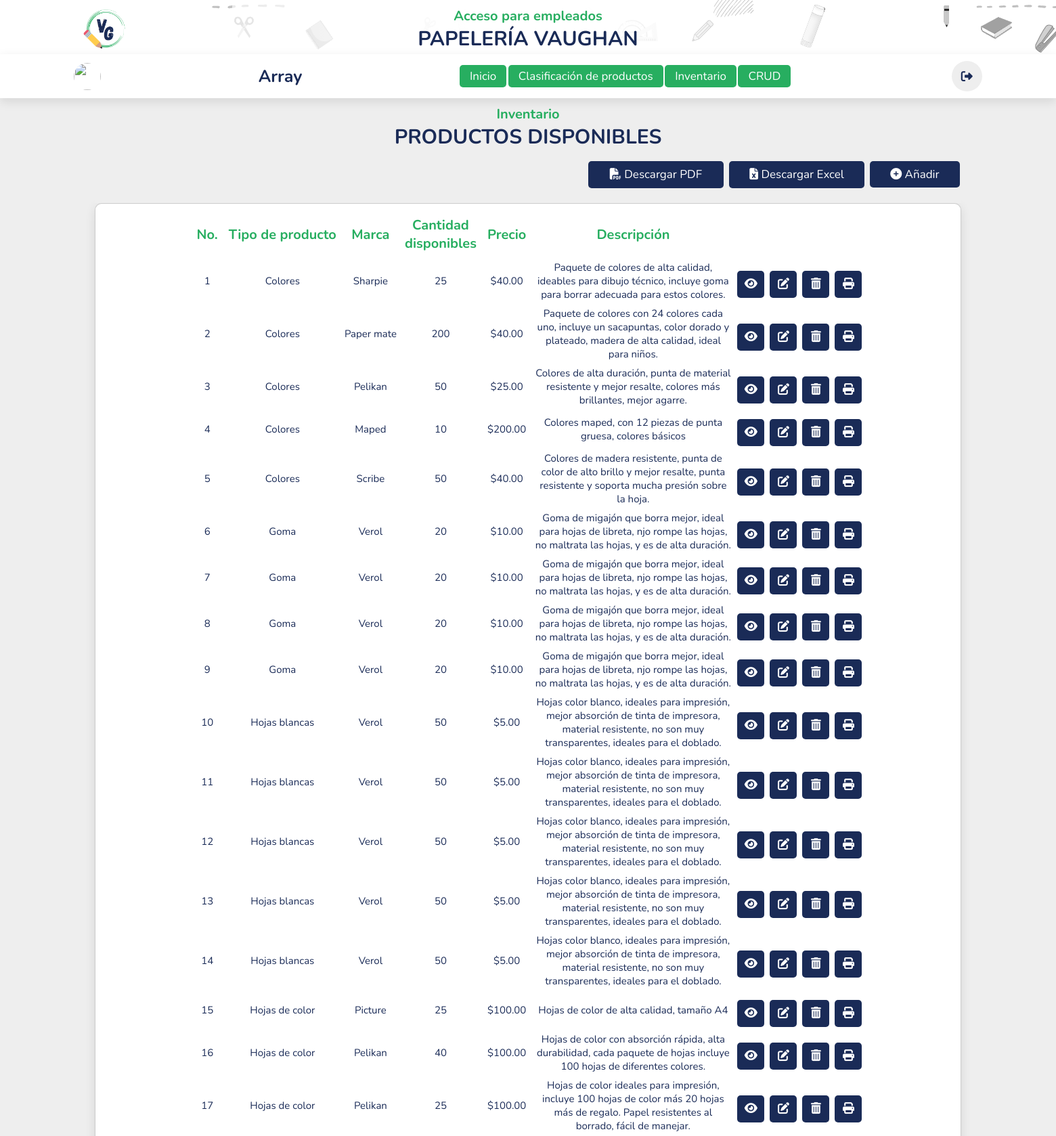
Page /Inventario/Inventario.php (signed in, upper part) on the committed database.
### tables this page shows
CREATE TABLE IF NOT EXISTS `inventarios` (
  `idInventarios` varchar(5) NOT NULL,
  `idProveedores` int NOT NULL,
  `idProductos` int NOT NULL,
  `cantidad` varchar(5) NOT NULL,
  `precio` float NOT NULL,
  `descripción` text NOT NULL,
  PRIMARY KEY (`idInventarios`),
  KEY `idProveedor` (`idProveedores`),
  KEY `idProducto` (`idProductos`)
);

CREATE TABLE IF NOT EXISTS `productos` (
  `idProductos` int NOT NULL,
  `nombreProductos` varchar(20) NOT NULL,
  PRIMARY KEY (`idProductos`)
);

CREATE TABLE IF NOT EXISTS `proveedores` (
  `idProveedores` int NOT NULL AUTO_INCREMENT,
  `nombreProveedores` varchar(25) NOT NULL,
  PRIMARY KEY (`idProveedores`)
);

### Funciones/Funciones.php (called while the page is built, shortened)
<?php
    function consultaCruzadaCRUDInventarios($condicionWHERE, $idInventarios){
        if (!$condicionWHERE){
            $consultaSQL = "SELECT * FROM Inventarios,Productos,Proveedores
                WHERE Inventarios.idProductos=Productos.idProductos
                AND Inventarios.idProveedores=Proveedores.idProveedores ORDER BY nombreProductos";
        }else{
            $consultaSQL = "SELECT * FROM Inventarios,Productos,Proveedores
                WHERE Inventarios.idProductos=Productos.idProductos
                AND Inventarios.idProveedores=Proveedores.idProveedores
                AND idInventarios='$idInventarios'";
        }
        return $consultaSQL;
    }
    function menu(){
        $Menu = include '../Menu/Menu.php';
        return $Menu;
    }
    function banner(){
        $banner = include '../Banner/Banner.php';
        return $banner;
    }
    function piePagina(){
        $piePagina = include '../PiePagina/PiePagina.php';
        return $piePagina;
    }
    function listadoInventario(){
        $condicionWHERE = FALSE;
        $idInventarios = null;
        $conexionBDPapeleria = conexionPrincipal();
        $consultaSQL = consultaCruzadaCRUDInventarios($condicionWHERE,$idInventarios);
        $listadoInventario = mysqli_query($conexionBDPapeleria,$consultaSQL);
        return $listadoInventario;
    }
?>

### Inventario/Inventario.php (the view, shortened to what this page needs)
<!DOCTYPE html>
<html lang="es">
<head>
</head>
<body>
    <?php
        include '../Funciones/Funciones.php';
    ?>
    <div class="encabezadoApartado">
        <h3 class="sub-heading">Inventario</h3>
        <h1 class = "heading">Productos disponibles</h1>
    </div>
    <section class = "inventario" id="inventario">
        <div class="botones">
            <div class="right">
                <a href="CrearPDFInventario.php" class="btnDocumentos pdf" style="margin: 0.2rem 0.2rem">
                    <i class="fa-solid fa-file-pdf" style="font-size: 1em;"></i>  Descargar PDF</a>
                <a href="CrearExcelInventario.php" class="btnDocumentos excel" style="margin: 0.2rem 0.2rem">
                    <i class="fa-solid fa-file-excel" style="font-size: 1em;"></i>  Descargar Excel</a>
                <a href="VistaInventarioNuevo.php" class="btn" style="margin: 0.2rem 0.2rem">
                    <i class="fa-solid fa-circle-plus" style="font-size: 1em;"></i>  Añadir</a>
            </div>
        </div>
        <div class="tablaDatos">
            <table border="1" cellspacing="0">
                <thead>
                    <tr>
                        <th>No.</th>
                        <th>Tipo de producto</th>
                        <th>Marca</th>
                        <th>Cantidad disponibles</th>
                        <th>Precio</th>
                        <th>Descripción</th>
                        <th></th>
                        <th></th>
                        <th></th>
                    </tr>
                </thead>
                <tbody>
                    <?php
                    $listadoInventario = listadoInventario();
                    $contador = 1;
                    while($filasInventario = $listadoInventario->fetch_assoc()): ?>
                        <tr style="text-align: center;">
                            <td><?php echo $contador; ?></td>
                            <td><?php echo $filasInventario['nombreProductos']?></td>
                            <td><?php echo $filasInventario['nombreProveedores']?></td>
                            <td style="width:4rem;"><?php echo $filasInventario['cantidad']?></td>
                            <td>$<?php echo number_format($filasInventario['precio'],2)?></td>
                            <td class="descrip"><?php echo $filasInventario['descripción']?></td>
                            <td><a href="VistaInventarioVer.php?idInventario=<?php echo $filasInventario['idInventarios']; ?>" class="btnAcciones btnAccionesVer"><i class="fa-solid fa-eye eye2"></i></a></td>
                            <td><a href="VistaInventarioModificar.php?idInventario=<?php echo $filasInventario['idInventarios']; ?>" class="btnAcciones btnAccionesModificar"><i class="fa-solid fa-pen-to-square"></i></a></td>
                            <td><a href="CodeInventarioEliminar.php?idInventario=<?php echo $filasInventario['idInventarios']; ?>" onclick="return ConfirmacionEliminar()" class="btnAcciones btnAccionesEliminar"><i class="fa-solid fa-trash-can"></i></a></td>
                            <td><a href="CrearPDFProducto.php?idInventarios=<?php echo $filasInventario['idInventarios']; ?>" class="btnAcciones btnAccionesEliminar"><i class="fa-solid fa-print"></i></a></td>
                        </tr>
                    <?php $contador++;
                    endwhile; ?>
                </tbody>
            </table>
        </div>
    </section>
</body>
</html>

### CSS/style.css (style rules this page uses)
:root { --green:#27ae60; --red: #a42424; --yellow: #f7a415; --black:hwb(223 10% 66%); --light-color:#666; --box-shadow:0 .5rem 1.5rem rgba(0, 0, 0, 0.1); }
* { font-family: 'Nunito', sans-serif; margin:0; padding:0; box-sizing: border-box; text-decoration: none; outline: none; border:none; transition: all .2s linear; }
html { font-size: 62.5%; overflow-x: hidden; scroll-padding-top: 5.5rem; scroll-behavior: smooth; }
section { padding:2rem 9%; }
.sub-heading { text-align: center; color:var(--green); font-size: 2rem; padding-top: 1rem; }
.heading { text-align: center; color:var(--black); font-size: 3rem; padding-bottom: 1rem; text-transform: uppercase; }
.btn { margin-top: 1rem; display: inline-block; font-size: 1.7rem; color:#fff; background: var(--black); border-radius: .5rem; cursor: pointer; padding:.8rem 3rem; }
.encabezadoApartado { position: sticky; top:14.5rem; background-color: #eee; }
.botones { display:flex; position: sticky; top: 23rem; align-items: center; flex-wrap: wrap-reverse; gap:2rem; padding-bottom: 2rem; background-color: #eee; }
.botones .right { width: 50%; flex: 1 1 20rem; text-align: right; }
.btnDocumentos { text-align: center; margin-top: 1rem; display: inline-block; font-size: 1.7rem; color:#fff; background: var(--black); border-radius: .5rem; cursor: pointer; padding:.8rem .8rem; height: 4rem; width: 20rem; }
.btnAcciones { margin-top: 1rem; display: inline-block; font-size: 1.7rem; color:#fff; background: var(--black); border-radius: .5rem; cursor: pointer; padding:.8rem .8rem; height: 4rem; width: 4rem; }
.inventario { padding-top: 6rem; background-color: #eee; width: 100%; }
.inventario .tablaDatos { background-color: #fff; padding:1rem; background:#fff; border-radius: 1rem; border:.1rem solid rgba(0,0,0,.2); box-shadow: var(--box-shadow); text-transform: none; }
.tablaDatos table { margin-left: auto; margin-right: auto; }
.tablaDatos th { font-size: 2rem; color: var(--green); padding: .8rem; }
.tablaDatos td { font-size: 1.5rem; padding: .4rem; color: var(--black); }
.tablaDatos .descrip { width: 30rem; }

### rows in the picture
inventarios: idProductos.nombreProductos "Colores", idProveedores.nombreProveedores "Sharpie", cantidad "25", precio "40.00", descripción "Paquete de colores de alta calidad, ideables para dibujo técnico, incluye goma para borrar adecuada para estos colores."
inventarios: idProductos.nombreProductos "Colores", idProveedores.nombreProveedores "Paper mate", cantidad "200", precio "40.00", descripción "Paquete de colores con 24 colores cada uno, incluye un sacapuntas, color dorado y plateado, madera de alta calidad, ideal para niños."
inventarios: idProductos.nombreProductos "Colores", idProveedores.nombreProveedores "Pelikan", cantidad "50", precio "25.00", descripción "Colores de alta duración, punta de material resistente y mejor resalte, colores más brillantes, mejor agarre."
inventarios: idProductos.nombreProductos "Colores", idProveedores.nombreProveedores "Maped", cantidad "10", precio "200.00", descripción "Colores maped, con 12 piezas de punta gruesa, colores básicos"
inventarios: idProductos.nombreProductos "Colores", idProveedores.nombreProveedores "Scribe", cantidad "50", precio "40.00", descripción "Colores de madera resistente, punta de color de alto brillo y mejor resalte, punta resistente y soporta mucha presión sobre la hoja."
inventarios: idProductos.nombreProductos "Goma", idProveedores.nombreProveedores "Verol", cantidad "20", precio "10.00", descripción "Goma de migajón que borra mejor, ideal para hojas de libreta, njo rompe las hojas, no maltrata las hojas, y es de alta duración."
inventarios: idProductos.nombreProductos "Goma", idProveedores.nombreProveedores "Verol", cantidad "20", precio "10.00", descripción "Goma de migajón que borra mejor, ideal para hojas de libreta, njo rompe las hojas, no maltrata las hojas, y es de alta duración."
inventarios: idProductos.nombreProductos "Goma", idProveedores.nombreProveedores "Verol", cantidad "20", precio "10.00", descripción "Goma de migajón que borra mejor, ideal para hojas de libreta, njo rompe las hojas, no maltrata las hojas, y es de alta duración."
inventarios: idProductos.nombreProductos "Goma", idProveedores.nombreProveedores "Verol", cantidad "20", precio "10.00", descripción "Goma de migajón que borra mejor, ideal para hojas de libreta, njo rompe las hojas, no maltrata las hojas, y es de alta duración."
inventarios: idProductos.nombreProductos "Hojas blancas", idProveedores.nombreProveedores "Verol", cantidad "50", precio "5.00", descripción "Hojas color blanco, ideales para impresión, mejor absorción de tinta de impresora, material resistente, no son muy transparentes, ideales para el doblado."
inventarios: idProductos.nombreProductos "Hojas blancas", idProveedores.nombreProveedores "Verol", cantidad "50", precio "5.00", descripción "Hojas color blanco, ideales para impresión, mejor absorción de tinta de impresora, material resistente, no son muy transparentes, ideales para el doblado."
inventarios: idProductos.nombreProductos "Hojas blancas", idProveedores.nombreProveedores "Verol", cantidad "50", precio "5.00", descripción "Hojas color blanco, ideales para impresión, mejor absorción de tinta de impresora, material resistente, no son muy transparentes, ideales para el doblado."
inventarios: idProductos.nombreProductos "Hojas blancas", idProveedores.nombreProveedores "Verol", cantidad "50", precio "5.00", descripción "Hojas color blanco, ideales para impresión, mejor absorción de tinta de impresora, material resistente, no son muy transparentes, ideales para el doblado."
inventarios: idProductos.nombreProductos "Hojas blancas", idProveedores.nombreProveedores "Verol", cantidad "50", precio "5.00", descripción "Hojas color blanco, ideales para impresión, mejor absorción de tinta de impresora, material resistente, no son muy transparentes, ideales para el doblado."
inventarios: idProductos.nombreProductos "Hojas de color", idProveedores.nombreProveedores "Picture", cantidad "25", precio "100.00", descripción "Hojas de color de alta calidad, tamaño A4"
inventarios: idProductos.nombreProductos "Hojas de color", idProveedores.nombreProveedores "Pelikan", cantidad "40", precio "100.00", descripción "Hojas de color con absorción rápida, alta durabilidad, cada paquete de hojas incluye 100 hojas de diferentes colores."
inventarios: idProductos.nombreProductos "Hojas de color", idProveedores.nombreProveedores "Pelikan", cantidad "25", precio "100.00", descripción "Hojas de color ideales para impresión, incluye 100 hojas de color más 20 hojas más de regalo. Papel resistentes al borrado, fácil de manejar."

### other values in the picture
$_SESSION['usuario'] "Array"
